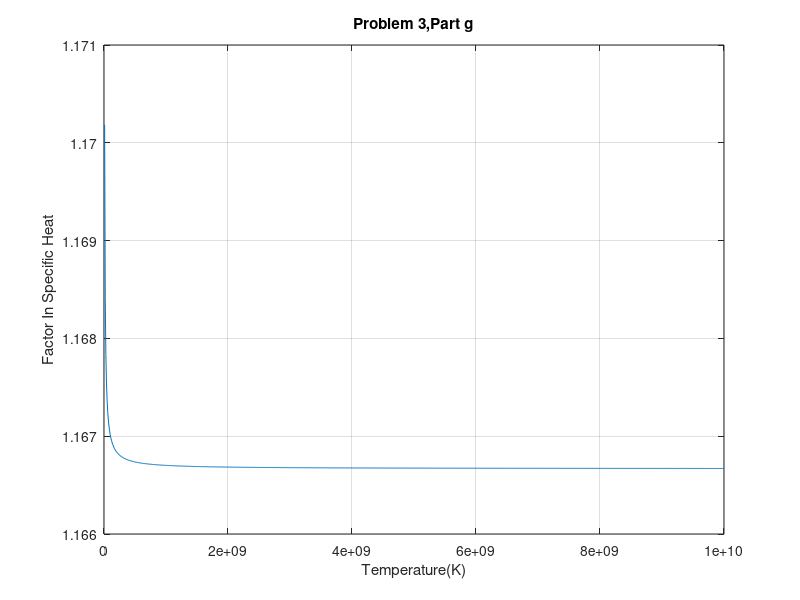

The MATLAB source for this figure:
clc;
k = 1.38064852e-23;
T =linspace(0,1e10,1000);
xiH = 13.6*1.6e-19;
factor =(1+(2/3)*(1/9)*((3/2)+((xiH)./(k*T))).^2);
%r=log10(T,factor);
plot(T,factor)
hold on;
grid on;
xlabel('Temperature(K)')
ylabel('Factor In Specific Heat')
title('Problem 3,Part g')

